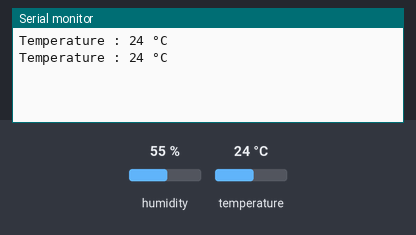
This sketch was run on a simulated Arduino Uno, built with avr-gcc and run on an emulated ATmega328P. Parts: the last lines printed to the serial monitor. Inputs (shaded band) come from the test bench; at power-on: temperature 24 °C, humidity 55 %.

Above: at 1.3 s.
1.4 s: temperature set to 12 °C
At 2.0 s:
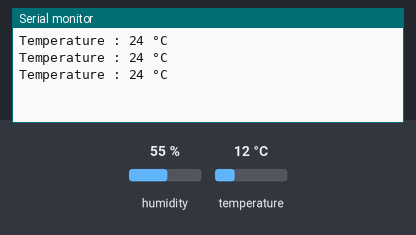
2.9 s: temperature set to 19 °C
At 3.6 s:
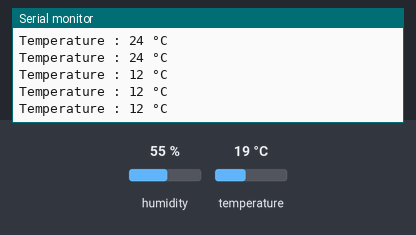
Timing chart, 0 to 5.9 s (numbered marks = the images above; inputs shaded):
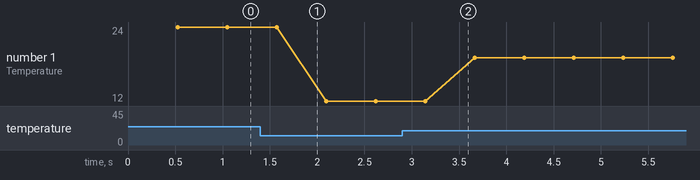

Measured:
- plotted number 1: 24 → 12 after the input at 1.4 s, 12 → 19 after the input at 2.9 s

The sketch:

Exp10_DHT11_Temperature.ino
```cpp
#include <DHT11.h>

DHT11 dht11(2);

void setup()
{
    Serial.begin(9600);
}

void loop()
{
    int temperature = dht11.readTemperature();

    if (temperature != DHT11::ERROR_CHECKSUM &&
        temperature != DHT11::ERROR_TIMEOUT)
    {
        Serial.print("Temperature : ");
        Serial.print(temperature);
        Serial.println(" °C");
    }
    else
    {
        Serial.println(DHT11::getErrorString(temperature));
    }
}
```
